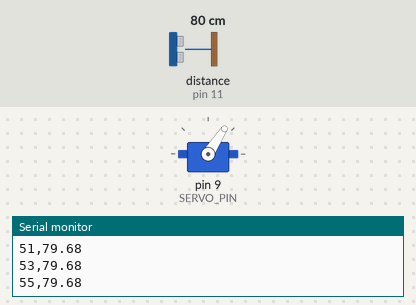
Bench run of a sketch on a simulated Arduino Uno, built with avr-gcc and run on an emulated ATmega328P. Shown: servo, the last lines printed to the serial monitor. Wiring (inferred from the names in the program): ultrasonic range finder: trigger pin 10; echo pin 11. The inputs (shaded band) are chosen by the test bench; at power-on: distance to the obstacle (sensor on pin 11) 80 cm. The echo pulse lasts 58.3 µs per cm.

Above: at 1.79 s.
1.8 s: distance to the obstacle (sensor on pin 11) set to 2 cm
At 2.08 s:
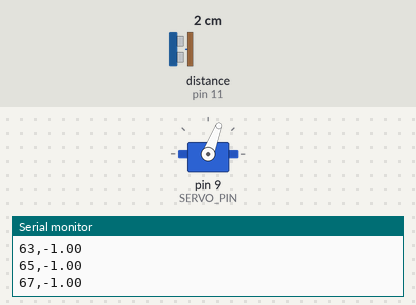
4.8 s: distance to the obstacle (sensor on pin 11) set to 4 cm
At 4.97 s:
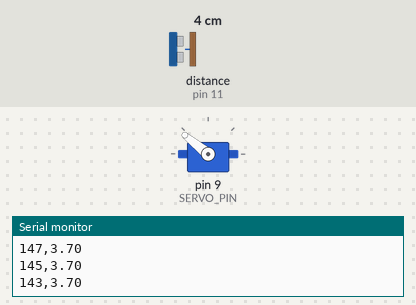
7.8 s: distance to the obstacle (sensor on pin 11) set to 35 cm
At 8.05 s:
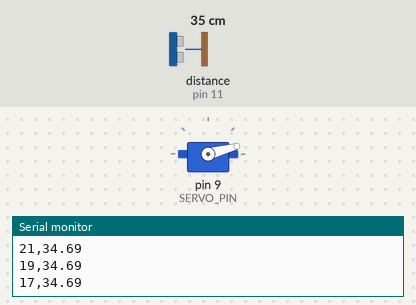
Timing chart, 0 to 16.8 s (numbered marks = the images above; inputs shaded):
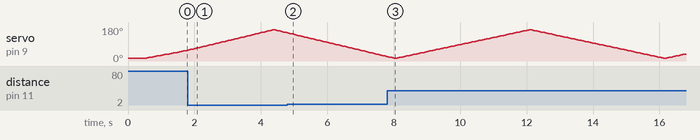

The sketch:

EnvironmentalScanner.ino
```cpp
#include <Servo.h>

// Pin configuration
const int SERVO_PIN = 9;
const int TRIG_PIN = 10;
const int ECHO_PIN = 11;

// Scanner configuration
const int MIN_ANGLE = 15;
const int MAX_ANGLE = 165;
const int ANGLE_STEP = 2;

// Number of ultrasonic readings taken at each angle
const int SAMPLE_COUNT = 3;

Servo scannerServo;


// Take one ultrasonic distance measurement
float measureDistance() {

  digitalWrite(TRIG_PIN, LOW);
  delayMicroseconds(2);

  digitalWrite(TRIG_PIN, HIGH);
  delayMicroseconds(10);

  digitalWrite(TRIG_PIN, LOW);

  // Timeout after 30 milliseconds if no echo returns
  long duration = pulseIn(ECHO_PIN, HIGH, 30000);

  // No echo received
  if (duration == 0) {
    return -1;
  }

  float distance = duration * 0.0343 / 2.0;

  return distance;
}


// Take multiple measurements and average valid ones
float measureFilteredDistance() {

  float total = 0;
  int validSamples = 0;

  for (int i = 0; i < SAMPLE_COUNT; i++) {

    float distance = measureDistance();

    // Accept only useful sensor readings
    if (distance > 2 && distance < 200) {

      total += distance;
      validSamples++;

    }

    delay(5);
  }

  // No valid measurements
  if (validSamples == 0) {
    return -1;
  }

  return total / validSamples;
}


void setup() {

  Serial.begin(9600);

  pinMode(TRIG_PIN, OUTPUT);
  pinMode(ECHO_PIN, INPUT);

  scannerServo.attach(SERVO_PIN);

  scannerServo.write(MIN_ANGLE);

  delay(500);
}


void loop() {

  // Left-to-right scan
  for (int angle = MIN_ANGLE;
       angle <= MAX_ANGLE;
       angle += ANGLE_STEP) {

    scannerServo.write(angle);

    delay(30);

    float distance = measureFilteredDistance();

    Serial.print(angle);
    Serial.print(",");
    Serial.println(distance);
  }


  // Right-to-left scan
  for (int angle = MAX_ANGLE;
       angle >= MIN_ANGLE;
       angle -= ANGLE_STEP) {

    scannerServo.write(angle);

    delay(30);

    float distance = measureFilteredDistance();

    Serial.print(angle);
    Serial.print(",");
    Serial.println(distance);
  }
}
```
